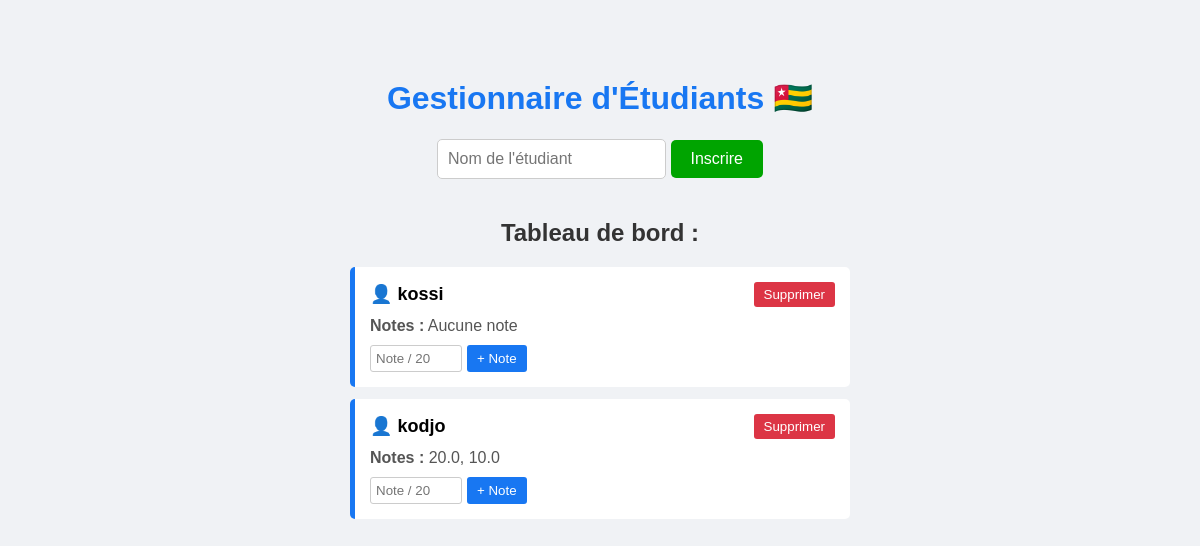
Before: /etudiants/ with the older database file.
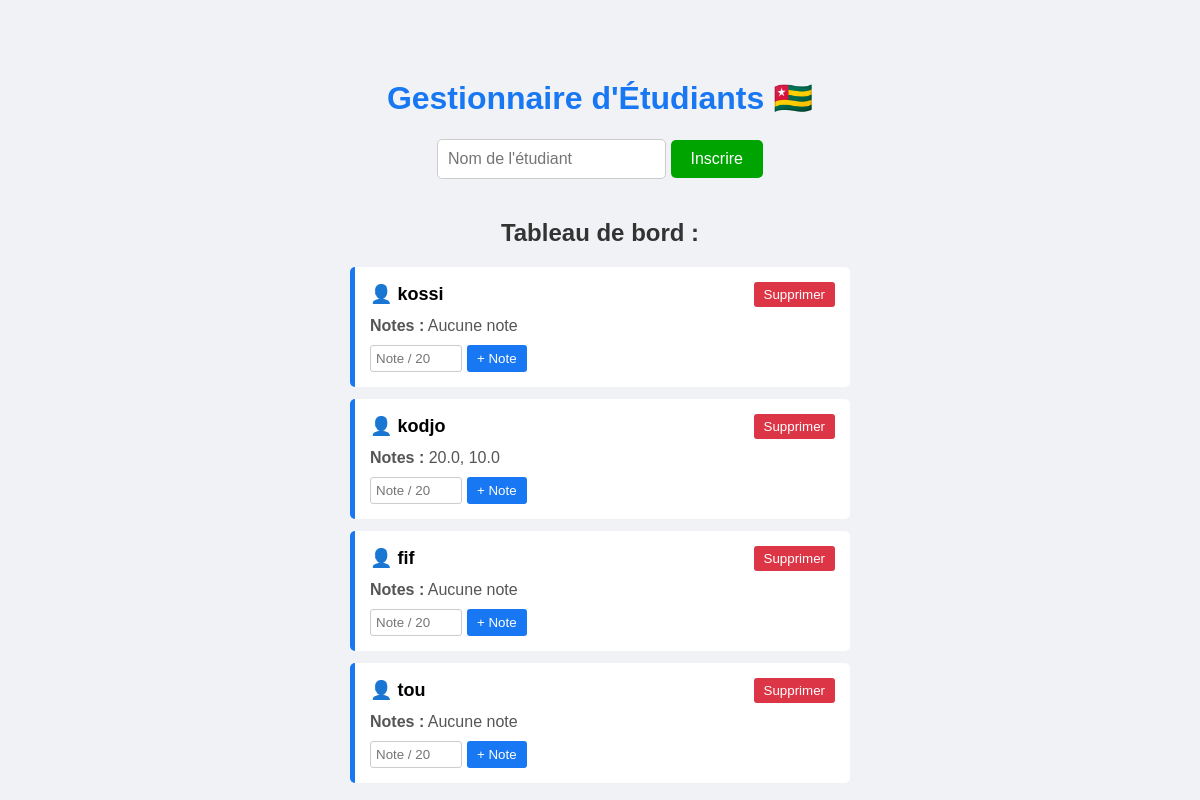
After: the same page with the newer database file.
### etudiants/models.py (models this page shows, shortened)
class Etudiant(models.Model):
    nom = models.CharField(max_length=100)

class Note(models.Model):
    etudiant = models.ForeignKey(Etudiant, on_delete=models.CASCADE)
    valeur = models.FloatField()

### etudiants/views.py (the view)
# urls.py: path("", views.liste, name="liste"),
def liste(request):
    etudiants = Etudiant.objects.all()
    return render(request, "etudiants/liste.html", {"etudiants": etudiants})

### etudiants/templates/etudiants/liste.html (shortened to what this page needs)
<!DOCTYPE html>
<html lang="fr">
<head>
</head>
<body style="background-color: #f0f2f5; font-family: Arial, sans-serif; text-align: center; padding-top: 50px;">
    <h1 style="color: #1877f2;">Gestionnaire d'Étudiants 🇹🇬</h1>
    <form action="{% url 'ajouter' %}" method="POST">
        <input type="text" name="nom" placeholder="Nom de l'étudiant" required
            style="padding: 10px; font-size: 16px; border: 1px solid #ccc; border-radius: 5px;">
        <button type="submit"
            style="padding: 10px 20px; font-size: 16px; background-color: #00a400; color: white; border: none; border-radius: 5px; cursor: pointer;">
            Inscrire
        </button>
    </form>
    <h2 style="color: #333; margin-top: 40px;">Tableau de bord :</h2>
    <ul style="list-style-type: none; padding: 0; max-width: 500px; margin: 0 auto;">
        {% for etudiant in etudiants %}
        <li style="background: white; padding: 15px; margin-bottom: 12px; border-radius: 5px; border-left: 5px solid #1877f2; text-align: left;">
            <div style="display: flex; justify-content: space-between; align-items: center; margin-bottom: 10px;">
                <span style="font-size: 18px; font-weight: bold;">👤 {{ etudiant.nom }}</span>
                <form action="{% url 'supprimer' etudiant.id %}" method="POST" style="margin: 0;">
                    <button type="submit" style="background-color: #dc3545; color: white; border: none; padding: 5px 10px; border-radius: 3px; cursor: pointer;">
                        Supprimer
                    </button>
                </form>
            </div>
            <div style="margin-bottom: 5px; color: #555;">
                <strong>Notes :</strong>
                {% if etudiant.note_set.all %}
                    {% for note in etudiant.note_set.all %}
                        {{ note.valeur }}{% if not forloop.last %}, {% endif %}
                    {% endfor %}
                {% else %}
                    Aucune note
                {% endif %}
            </div>
            <form action="{% url 'ajouter_note' etudiant.id %}" method="POST" style="display: flex; gap: 5px; margin-top: 10px;">
                <input type="number" name="valeur" step="0.5" min="0" max="20" placeholder="Note / 20" required
                    style="padding: 5px; width: 80px; border: 1px solid #ccc; border-radius: 3px;">
                <button type="submit" style="background-color: #1877f2; color: white; border: none; padding: 5px 10px; border-radius: 3px; cursor: pointer;">
                    + Note
                </button>
            </form>
        </li>
        {% empty %}
        <li style="color: #888;">Aucun étudiant inscrit.</li>
        {% endfor %}
    </ul>
</body>
</html>

Changed rows visible on the page:
added Etudiant: nom "fif", shows "Aucune note"
added Etudiant: nom "tou", shows "Aucune note"
